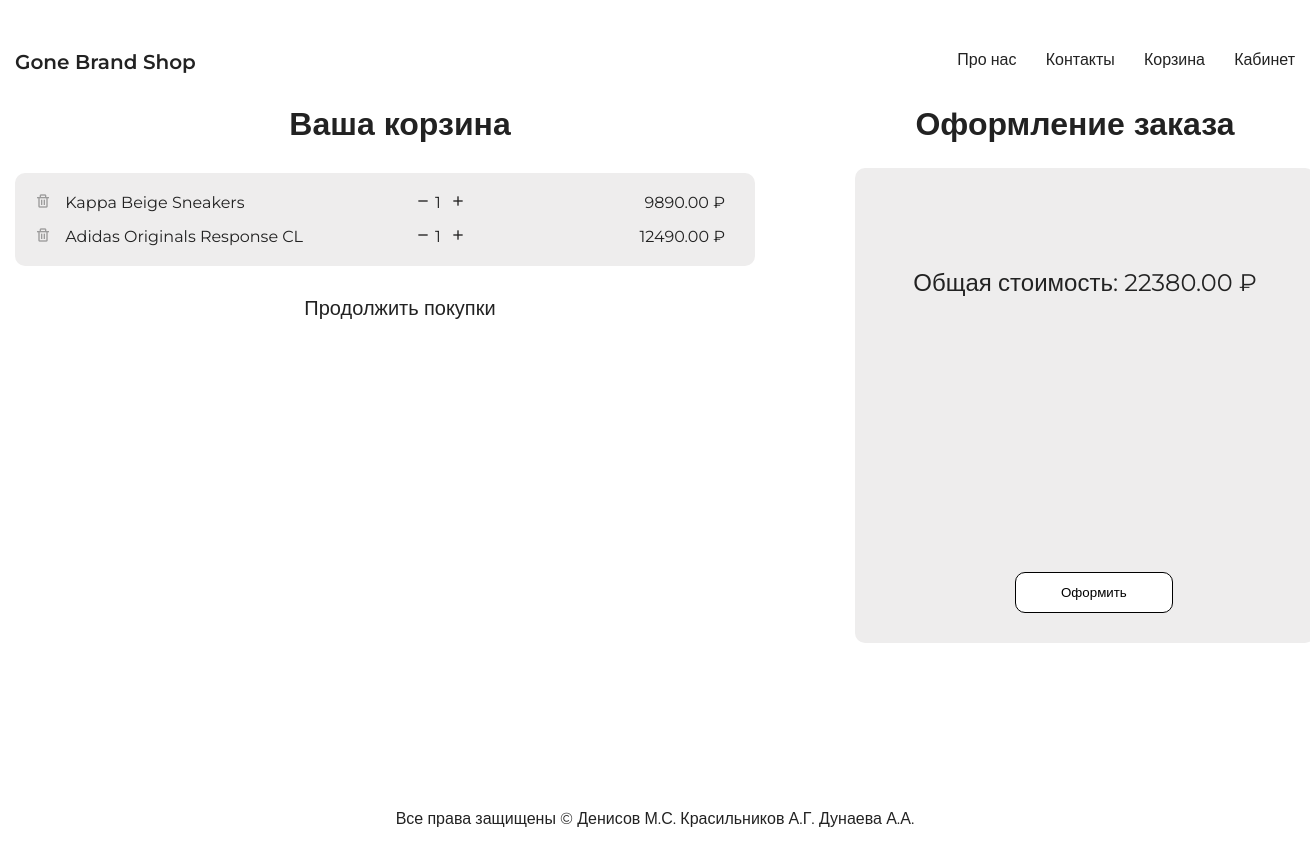
The page /view_cart/ (signed in) on the database as committed earlier.
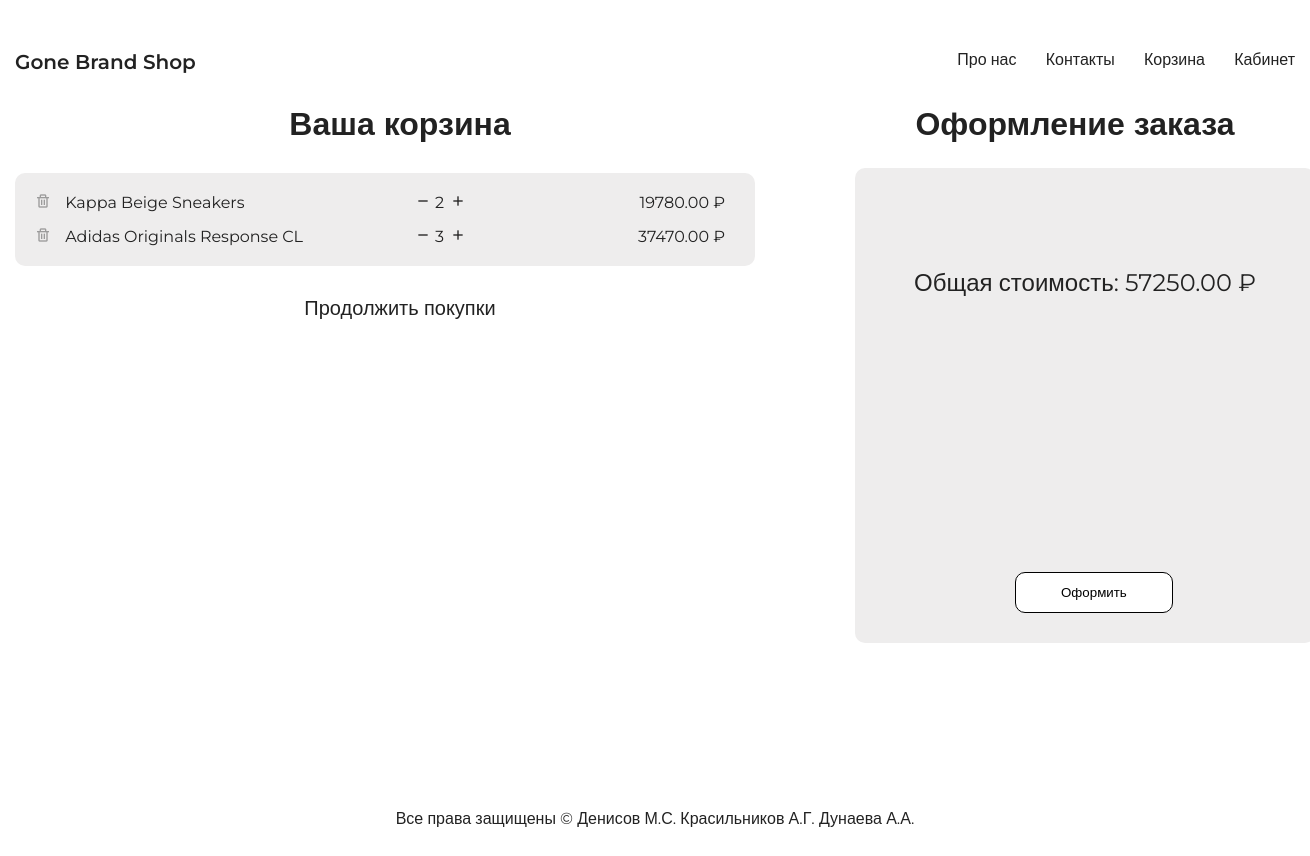
The same page on the database as committed later.
### cart/models.py (models this page shows)
class Cart(models.Model):
    user = models.ForeignKey(User, on_delete=models.CASCADE)
    product = models.ForeignKey(Product, on_delete=models.CASCADE)
    quantity = models.PositiveIntegerField(default=1)

### main/models.py (models this page shows, shortened)
class Product(models.Model):
    name = models.CharField(max_length=255)
    clothing_type = models.CharField(max_length=255)
    sex = models.CharField(max_length=255)
    description = models.TextField()
    brand = models.CharField(max_length=255)
    price = models.DecimalField(max_digits=10, decimal_places=2)
    count = models.IntegerField()
    slug = models.SlugField(unique=True, blank=True, null=True)

### cart/views.py (the view)
# urls.py: path('view_cart/', view_cart, name='view_cart'),
def view_cart(request):
    user_cart = Cart.objects.filter(user=request.user)
    context = {
        'cart': user_cart,
    }
    return render(request, 'cart/view_cart.html', context)

### cart/templatetags/cart_tags.py (called while the page is built)
@register.filter
def mul(value, arg):
    return value * arg

@register.filter
def total_cost(cart):
    return sum(item.product.price * item.quantity for item in cart)

### cart/templates/cart/view_cart.html (shortened to what this page needs)
{% load static %}
{% load cart_tags %}
<!doctype html>
<html lang="en">
<head>
    <link rel="stylesheet" type="text/css" href="{% static 'cart/view_cart.css' %}">
    <link href='https://unpkg.com/boxicons@2.1.4/css/boxicons.min.css' rel='stylesheet'>
</head>
<body>
<div class="wrapper">
    <header>
            <span class="logo"><a href="{% url 'home' %}">Gone Brand Shop</a></span>
            <ul class="nav">
                <li><a href="{% url 'about' %}">Про нас</a></li>
                <li><a href="{% url 'contacts' %}">Контакты</a></li>
                {% if user.is_authenticated %}
                    <li><a href="{% url 'view_cart' %}">Корзина</a></li>
                {% else %}
                    <li><a href="{% url 'login' %}">Корзина</a></li>
                {% endif %}
                {% if user.is_authenticated %}
                    <li><a href="{% url 'account' %}">Кабинет</a></li>
                {% else %}
                    <li><a href="{% url 'login' %}">Кабинет</a></li>
                {% endif %}
            </ul>
    </header>
    {% if cart %}
<div class="main-wrapper">
    <div class="main">
        <h1>Ваша корзина</h1>
    <div class="container">
    <ul>
      {% for cart_item in cart %}
        <li class="product">
        <a href="{% url 'remove_from_cart' cart_item.id %}"><i class='bx bx-trash' ></i></a>
          {{ cart_item.product.name }} <a href="{% url 'decrement_cart' cart_item.id %}"><i  class='bx bx-minus' ></i></a><span class="item-quantity">{{ cart_item.quantity }}</span>
            <a href="{% url 'increment_cart' cart_item.id %}"><i class='bx bx-plus' ></i></a>
         <span class="total-price-position"> {{ cart_item.product.price|mul:cart_item.quantity }} ₽ </span>
        </li>
      {% endfor %}
    </ul>
      </div>
  <div class="continue"><a href="{% url 'home' %}">Продолжить покупки</a></div>
    </div>
<div class="ordering">
    <h1>Оформление заказа</h1>
    <div class="ordering-container">
        <div class="total-price">Общая стоимость: {{ cart|total_cost }} ₽</div>
        <button  class="order-button">Оформить</button>
    </div>
</div>
</div>
{% else %}
    <div class="empty"> Ваша корзина пуста.</div>
{% endif %}
<footer>
        Все права защищены &copy; Денисов М.С. Красильников А.Г. Дунаева А.А.
    </footer>
</div>
</body>
</html>

### cart/static/cart/view_cart.css (style rules this page uses)
* { margin: 0; padding: 0; }
body { background-color: white; color: #222; font-family: 'Montserrat', sans-serif; display: flex; }
a { text-decoration: none; color: inherit; }
.wrapper { width: 1280px; margin: 50px auto; }
header .logo { font-weight: 600; font-size: 20px; transition: opacity 0.15s ease; }
header ul.nav { float: right; list-style: none; }
header ul.nav li { display: inline; margin-left: 25px; cursor: pointer; transition: opacity 0.15s ease; }
.main { padding: 30px 0; }
.container { width: 700px; min-height: auto; background-color: #eeeded; border-radius: 10px; margin: 30px 30px 30px 0; position: relative; padding: 5px 20px; display: flex; justify-content: space-between; }
.main .container ul { width: 100%; }
.main .container ul .product { list-style-type: none; margin: 15px 0; width: 100%; }
.bx-trash { opacity: 0.4; margin-right: 10px; }
.bx-minus { position: absolute; left: 400px; }
.bx-plus { position: absolute; left: 435px; }
.item-quantity { position: absolute; left: 420px; }
.total-price-position { position: absolute; right: 30px; }
.continue { margin: 25px 0; text-align: center; font-size: 20px; }
.main-wrapper { display: flex; }
.ordering { background-color: #ffffff; width: 500px; height: 400px; margin: 30px 0 40px 70px; }
.ordering-container { background-color: #eeeded; width: 100%; height: 90%; margin-top: 25px; border-radius: 10px; position: relative; padding: 100px 10px 15px 10px; }
.total-price { text-align: center; font-size: 24px; }
.order-button { padding: 12px 45px; border-radius: 10px; cursor: pointer; background-color: white; border: 1px solid black; transition: background-color,color,transform 0.1s ease; margin-top: 275px; margin-left: 150px; }
h1 { text-align: center; }
footer { margin-top: 265px; text-align: center; }

Rows that differ between the two databases and show on the page:
changed Cart "Kappa Beige Sneakers": quantity "1" → "2"; product.price|mul "9890.00" → "19780.00"; product+quantity "22380.00" → "57250.00"
changed Cart "Adidas Originals Response CL": quantity "1" → "3"; product.price|mul "12490.00" → "37470.00"
